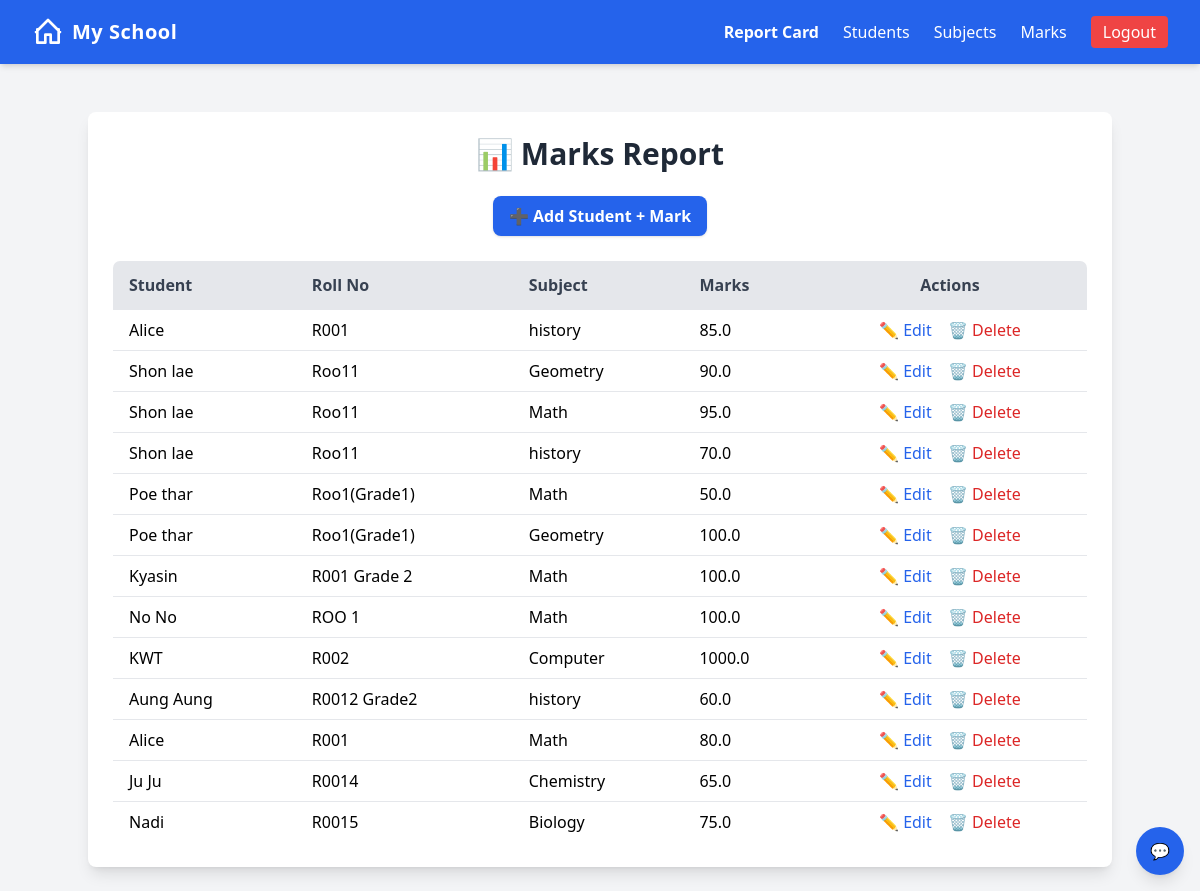
Before: /marks/ (signed in) with the older database file.
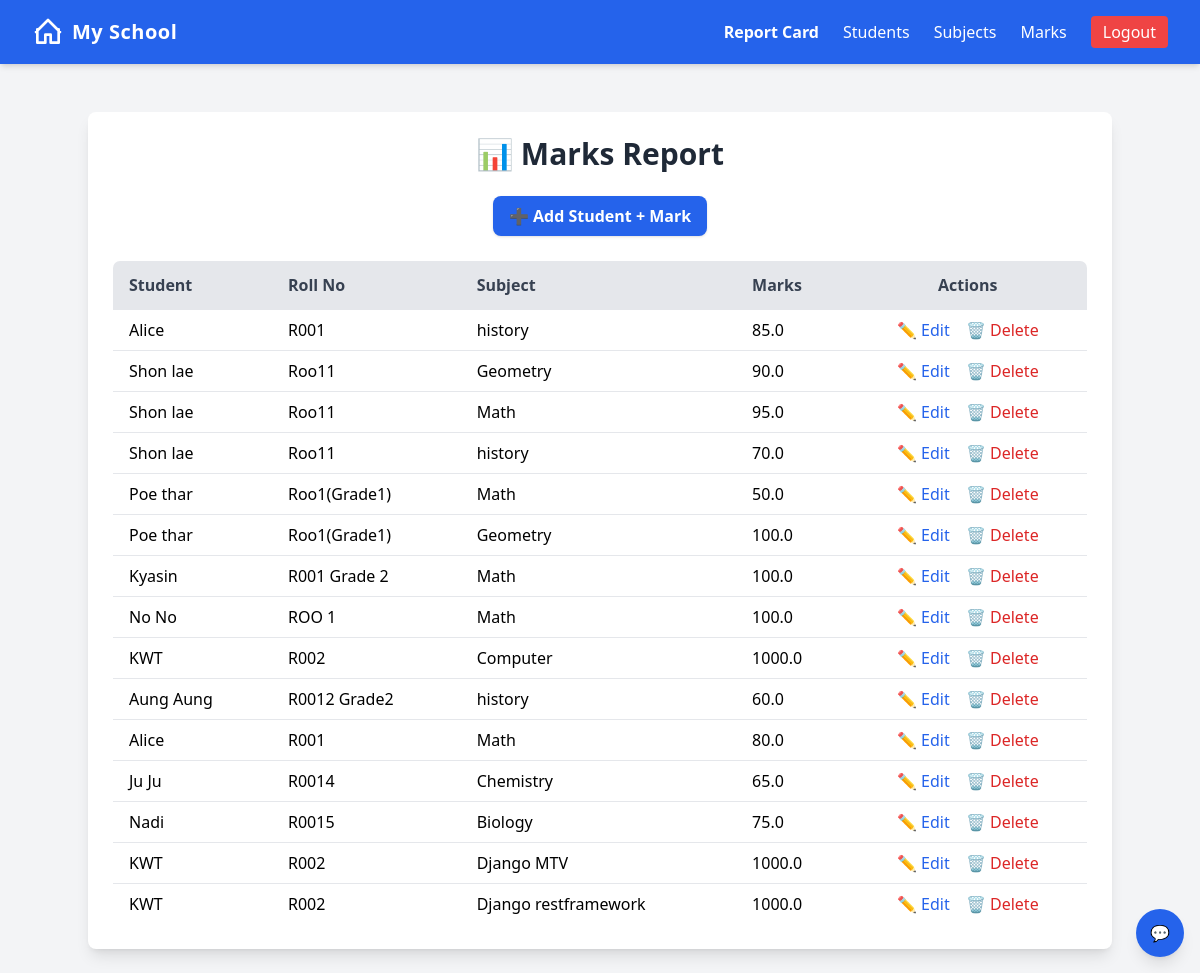
After: the same page with the newer database file.
### myapp/models.py (models this page shows, shortened)
class Mark(models.Model):
    student = models.ForeignKey(Student, on_delete=models.CASCADE)
    subject = models.ForeignKey(Subject, on_delete=models.CASCADE)
    marks_obtained = models.FloatField()

class Student(models.Model):
    name = models.CharField(max_length=100)
    roll_number = models.CharField(max_length=20, unique=True)

class Subject(models.Model):
    name = models.CharField(max_length=100, unique=True)

### myapp/views.py (the view)
# urls.py: path("marks/", views.mark_list, name="mark_list"),
@login_required(login_url='login')
def mark_list(request):
    marks = Mark.objects.select_related("student", "subject")
    return render(request, "myapp/mark_list.html", {"marks": marks})

### myapp/templates/myapp/mark_list.html
{% extends "myapp/base.html" %}
{% block content %}
<div class="max-w-5xl mx-auto mt-6 bg-white shadow-lg rounded-lg p-6">
    <h1 class="text-3xl font-bold text-center mb-6 text-gray-800">📊 Marks Report</h1>
    <div class="text-center mb-6">
        <a href="{% url 'student_mark_add' %}"
           class="inline-block bg-blue-600 hover:bg-blue-700 text-white font-semibold px-4 py-2 rounded-lg shadow">
            ➕ Add Student + Mark
        </a>
    </div>
    <div class="overflow-x-auto">
        <table class="min-w-full border border-gray-300 rounded-lg overflow-hidden">
            <thead class="bg-gray-200">
                <tr>
                    <th class="py-3 px-4 text-left text-gray-700 font-semibold border-b">Student</th>
                    <th class="py-3 px-4 text-left text-gray-700 font-semibold border-b">Roll No</th>
                    <th class="py-3 px-4 text-left text-gray-700 font-semibold border-b">Subject</th>
                    <th class="py-3 px-4 text-left text-gray-700 font-semibold border-b">Marks</th>
                    <th class="py-3 px-4 text-center text-gray-700 font-semibold border-b">Actions</th>
                </tr>
            </thead>
            <tbody>
                {% for mark in marks %}
                <tr class="hover:bg-gray-100">
                    <td class="py-2 px-4 border-b">{{ mark.student.name }}</td>
                    <td class="py-2 px-4 border-b">{{ mark.student.roll_number }}</td>
                    <td class="py-2 px-4 border-b">{{ mark.subject.name }}</td>
                    <td class="py-2 px-4 border-b">{{ mark.marks_obtained }}</td>
                    <td class="py-2 px-4 border-b text-center space-x-3">
                        <a href="{% url 'mark_update' mark.pk %}"
                           class="text-blue-600 hover:underline">✏️ Edit</a>
                        <a href="{% url 'mark_delete' mark.pk %}"
                           class="text-red-600 hover:underline">🗑️ Delete</a>
                    </td>
                </tr>
                {% empty %}
                <tr>
                    <td colspan="5" class="py-4 text-center text-gray-500">
                        No marks added yet.
                    </td>
                </tr>
                {% endfor %}
            </tbody>
        </table>
    </div>
</div>
{% endblock %}

### myapp/templates/myapp/base.html (shortened to what this page needs)
<!DOCTYPE html>
<html lang="en">
<head>
    <script src="https://cdn.tailwindcss.com"></script>
</head>
<body class="bg-gray-100">
<nav class="bg-blue-600 text-white shadow-md">
    <div class="max-w-7xl mx-auto px-4 sm:px-6 lg:px-8">
        <div class="flex justify-between items-center h-16">
            <div class="flex items-center space-x-3">
                <a href="{% url 'student_list' %}" class="flex items-center space-x-2">
                    <svg xmlns="http://www.w3.org/2000/svg" fill="none" viewBox="0 0 24 24"
                         stroke-width="2" stroke="currentColor" class="w-8 h-8">
                        <path stroke-linecap="round" stroke-linejoin="round"
                              d="M3 12l9-9 9 9M4 10v10h6V14h4v6h6V10" />
                    </svg>
                    <span class="text-xl font-bold tracking-wide">My School</span>
                </a>
            </div>
            <div class="hidden md:flex items-center space-x-6">
                <a href="{% url 'report_card' %}" class="font-semibold hover:underline">
                    Report Card
                </a>
                {% if user.is_authenticated and user.is_superuser %}
                    <a href="{% url 'student_list' %}" class="hover:text-yellow-300">Students</a>
                    <a href="{% url 'subject_list' %}" class="hover:text-yellow-300">Subjects</a>
                    <a href="{% url 'mark_list' %}" class="hover:text-yellow-300">Marks</a>
                    <a href="{% url 'logout' %}" class="bg-red-500 hover:bg-red-600 px-3 py-1 rounded">
                        Logout
                    </a>
                {% endif %}
            </div>
        </div>
    </div>
</nav>
<main class="max-w-6xl mx-auto p-6">
    {% block content %}{% endblock %}
</main>
<button onclick="toggleChat()"
    class="fixed bottom-4 right-4 bg-blue-600 text-white rounded-full w-12 h-12 shadow-lg z-50">
💬
</button>
</body>
</html>

Changed rows visible on the page:
added Mark: student.name "KWT", student.roll_number "R002", subject.name "Django MTV", marks_obtained "1000.0"
added Mark: student.name "KWT", student.roll_number "R002", subject.name "Django restframework", marks_obtained "1000.0"
